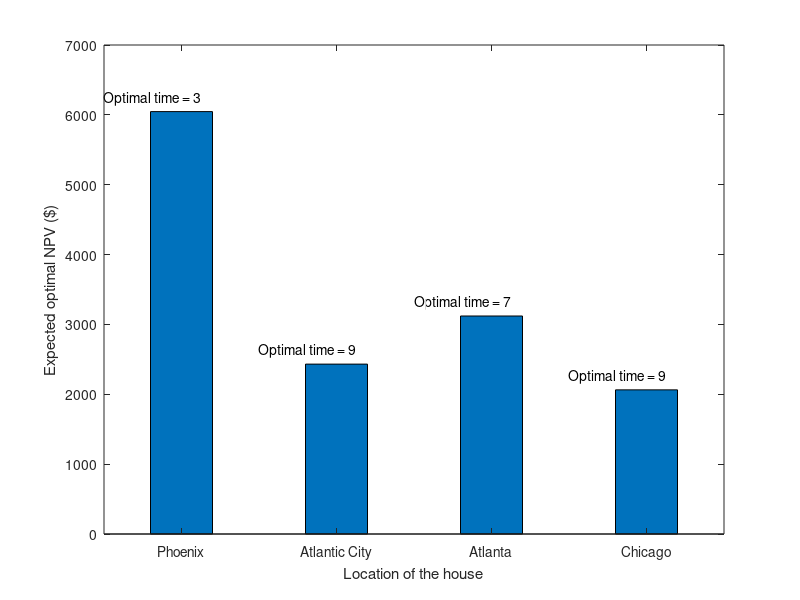

Source code (MATLAB):
a=[6046.806825	2431.922617	3120.690776	2063.678876];
figure(1)


b=[3 9 7 9];

h=bar(a,0.4)
x=get(h,'Xdata');
y=get(h,'Ydata');

for i=1:length(a)
 text(x(i)-0.5,y(i)+200,['Optimal time = ' num2str(b(i))]);   

end

set(gca, 'XTick', 1: 4);
set(gca, 'XTickLabel', {'Phoenix','Atlantic City','Atlanta','Chicago'});
xlabel('Location of the house');
ylabel('Expected optimal NPV ($)');

% figure(2)
% b=[3 9 7 9];
% plot(b,'or', 'markersize' , 10)
% xlabel('Location of the house');
% ylabel('Expected optimal investment time (year)');
% 
% set(gca, 'XTick', 1: 4);
% set(gca, 'XTickLabel', {'Arizona','Atlantic City','Atlanta','Chicago'});

% h=bar([1 2 3]);
% x=get(h,'Xdata');
% y=get(h,'Ydata');
% for xc=1:length(x)
%     text(x,y+0.2,['y=' num2str(y)]);
% end